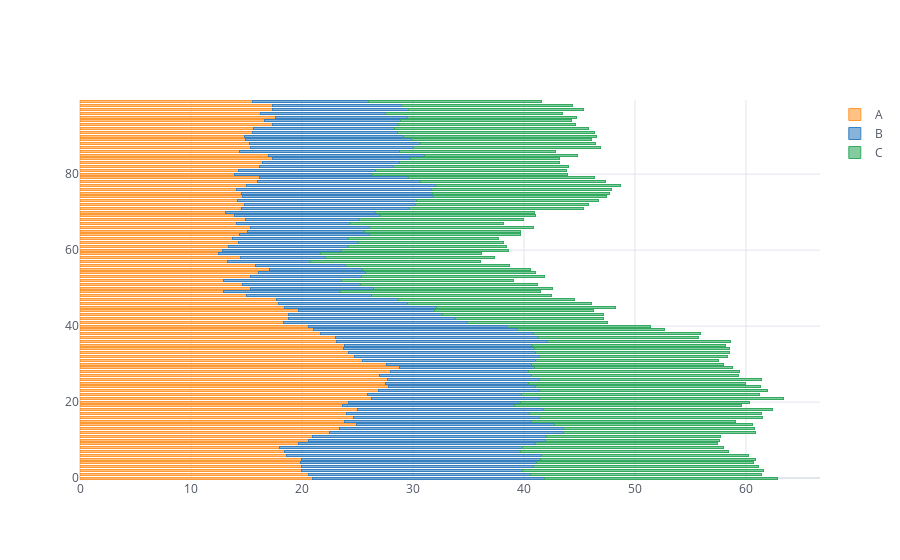

Notebook cell for this chart:
### Code cell
df.iplot(kind = 'barh', barmode = 'stack', bargap = 0.5) #Horizontal graph
